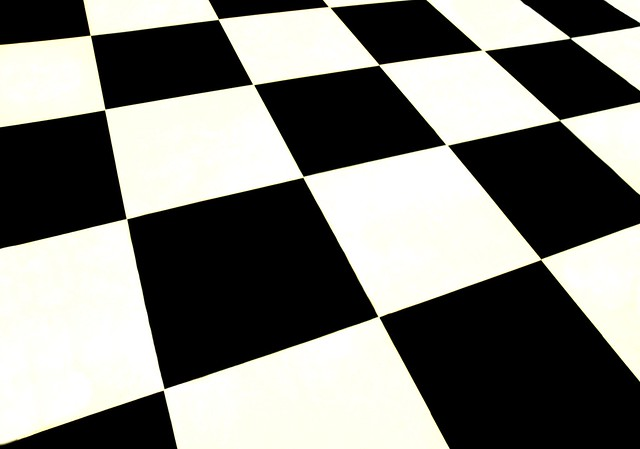
#> input picture code/Harris-Corner-Python-master/imgs/chess.png, 640 x 449 px, found by its file name
$ python myMainScript.py
#> lines starting #> are read from the running program, lines starting #| are printed output that depends on the picture
### code/Harris-Corner-Python-master/myHarrisCornerDetector.py
import numpy as np


def gaussian_mask(n, sigma=None):
    if sigma is None:
        sigma = 0.3 * (n // 2) + 0.8
    X = np.arange(-(n//2), n//2+1)
    kernel = np.exp(-(X**2)/(2*sigma**2))
    return kernel


def seperable_conv(I, filter_x, filter_y):
    h, w = I.shape[:2]
    n = filter_x.shape[0]//2
    I_a = np.zeros(I.shape)
    I_b = np.zeros(I.shape)
    for x in range(n, w-n):
        patch = I[:, x-n:x+n+1]
        I_a[:, x] = np.sum(patch * filter_x, 1)
    filter_y = np.expand_dims(filter_y, 1)
    for y in range(n, h-n):
        patch = I_a[y-n:y+n+1, :]
        I_b[y, :] = np.sum(patch * filter_y, 0)
    return I_b


def detect(I, n_g=5, n_w=5, k=0.06):
    h, w = I.shape
    sobel_1 = np.array([-1, 0, 1])
    sobel_2 = np.array([1, 2, 1])
    I_x = seperable_conv(I, sobel_1, sobel_2)
    I_y = seperable_conv(I, sobel_2, sobel_1)
    g_kernel = gaussian_mask(n_g)
    I_x = seperable_conv(I_x, g_kernel, g_kernel)
    I_y = seperable_conv(I_y, g_kernel, g_kernel)
    D_temp = np.zeros((h, w, 2, 2))
    D_temp[:, :, 0, 0] = np.square(I_x)
    D_temp[:, :, 0, 1] = I_x * I_y
    D_temp[:, :, 1, 0] = D_temp[:, :, 0, 1]
    D_temp[:, :, 1, 1] = np.square(I_y)
    g_filter = gaussian_mask(n_w)
    g_filter = np.dstack([g_filter] * 4).reshape(n_w, 2, 2)
    D = seperable_conv(D_temp, g_filter, g_filter)
    P = D[:, :, 0, 0]
    Q = D[:, :, 0, 1]
    R = D[:, :, 1, 1]
    T1 = (P + R) / 2
    T2 = np.sqrt(np.square(P - R) + 4 * np.square(Q)) / 2
    L_1 = T1 - T2
    L_2 = T1 + T2
    C = L_1 * L_2 - k * np.square(L_1 + L_2)
    return C, I_x, I_y, L_1, L_2

### code/Harris-Corner-Python-master/myMainScript.py
from numpy import array
from matplotlib import pyplot as plt
from PIL import Image

from myHarrisCornerDetector import detect

#img_path = 'C:/Users/user/Desktop/ode/Harris-Corner-Python-master/imgs/chess.png'
img_path =  r'C:\Users\user\Desktop\code\Harris-Corner-Python-master\imgs\chess.png'
img = array(Image.open(img_path).convert('L'))
img = (img - img.min())/(img.max()-img.min())
C, I_x, I_y, L_1, L_2 = detect(img, k=0.06)
#> after the loop in seperable_conv, `for x in range(n, w-n):`:
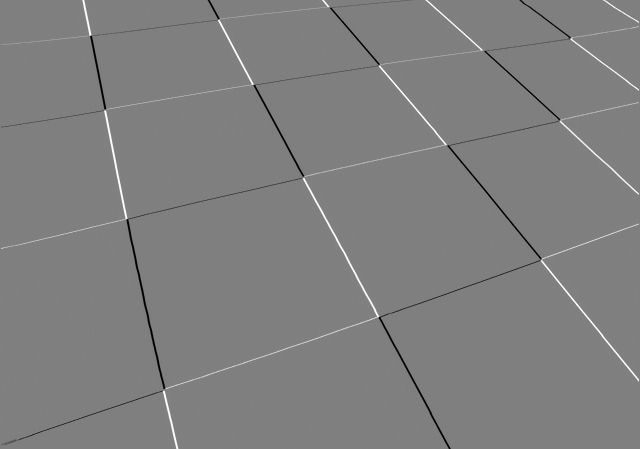
#> I_a: shape (449, 640) float64; min -0.996, max 0.992, mean 0.000387; drawn with min black and max white
#> after the loop in seperable_conv (call 2), `for y in range(n, h-n):`:
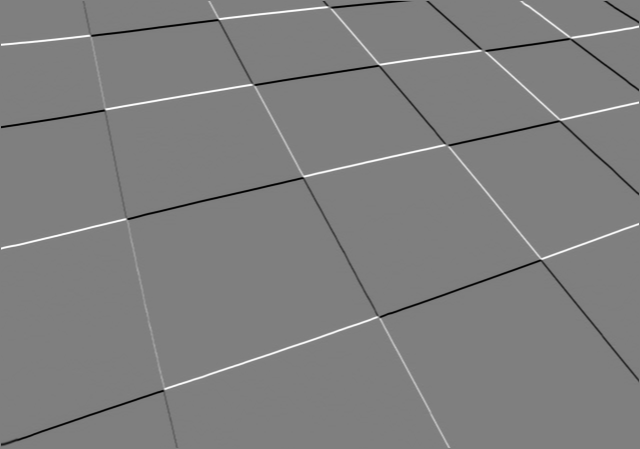
#> I_b: shape (449, 640) float64; min -3.96, max 3.98, mean -0.00162; drawn with min black and max white
#> after the loop in seperable_conv (call 3), `for x in range(n, w-n):`:
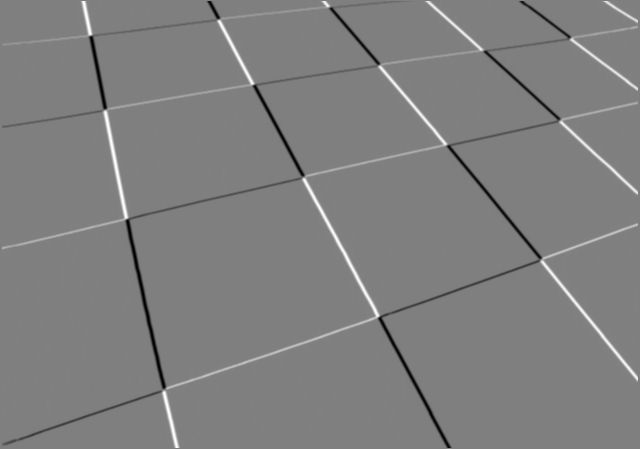
#> I_a: shape (449, 640) float64; min -7.02, max 6.99, mean 0.00453; drawn with min black and max white
#> after the loop in seperable_conv (call 4), `for y in range(n, h-n):`:
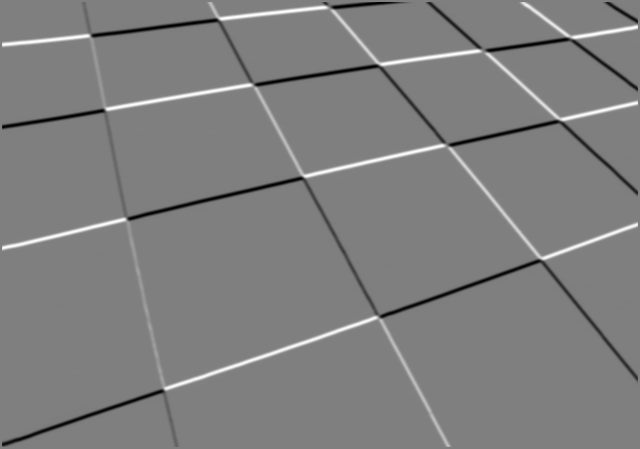
#> I_b: shape (449, 640) float64; min -22.82, max 22.84, mean 0; drawn with min black and max white
#> in detect, `T2 = np.sqrt(np.square(P - R) + 4 * np.square(Q)) / 2`:
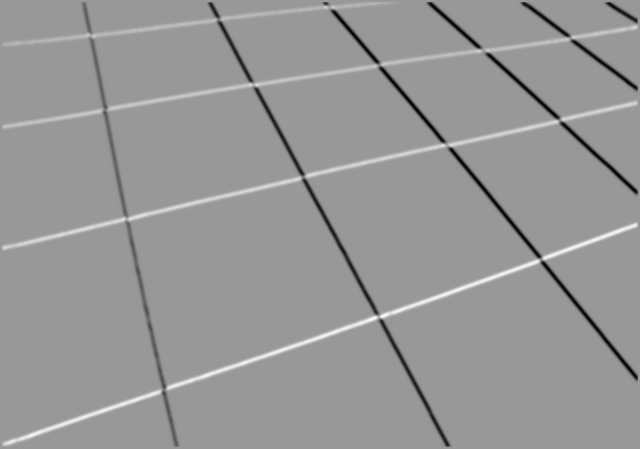
#> Q: shape (449, 640) float64; min -1940.8, max 1314.9, mean -13.8; drawn with min black and max white
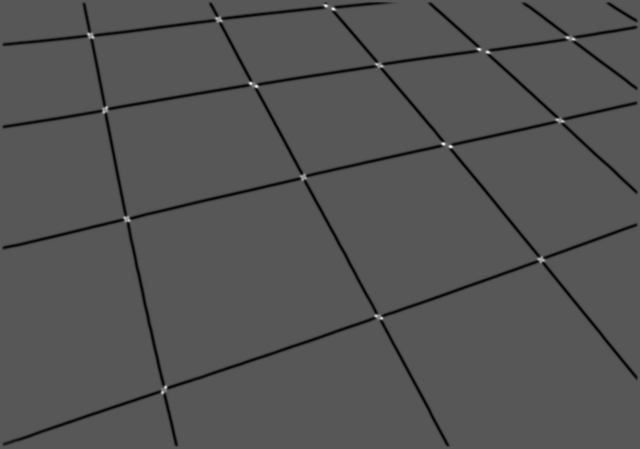
#> C: shape (449, 640) float64; min -932127.3, max 1798705.8, mean -33466.3; drawn with min black and max white
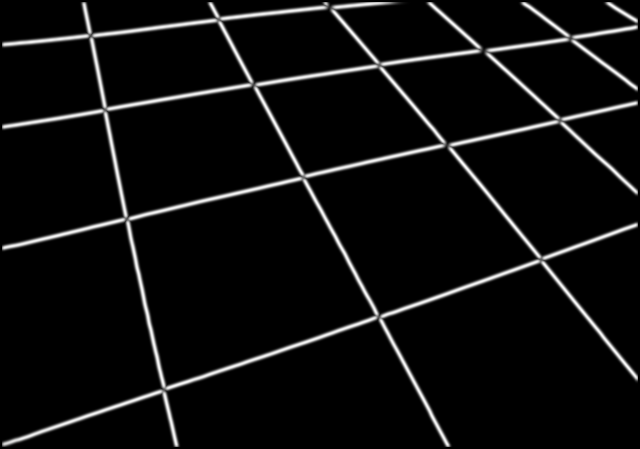
#> L_2: shape (449, 640) float64; min 0, max 3943.5, mean 218.8; drawn with min black and max white
C = (C - C.min())/(C.max()-C.min())

# [9 lines of commented-out code are left out]


plt.figure(figsize=(13, 5))
plt.subplot(121)
plt.title(r'$\lambda_1$')
plt.imshow(L_1, cmap='gnuplot')
# plt.colorbar()
plt.subplot(122)
plt.title(r'$\lambda_2$')
plt.imshow(L_2, cmap='gnuplot')
# plt.colorbar()
plt.tight_layout()
plt.show()


# [9 lines of commented-out code are left out]

$ run again, with code/Harris-Corner-Python-master/imgs/2.png copied over code/Harris-Corner-Python-master/imgs/chess.png
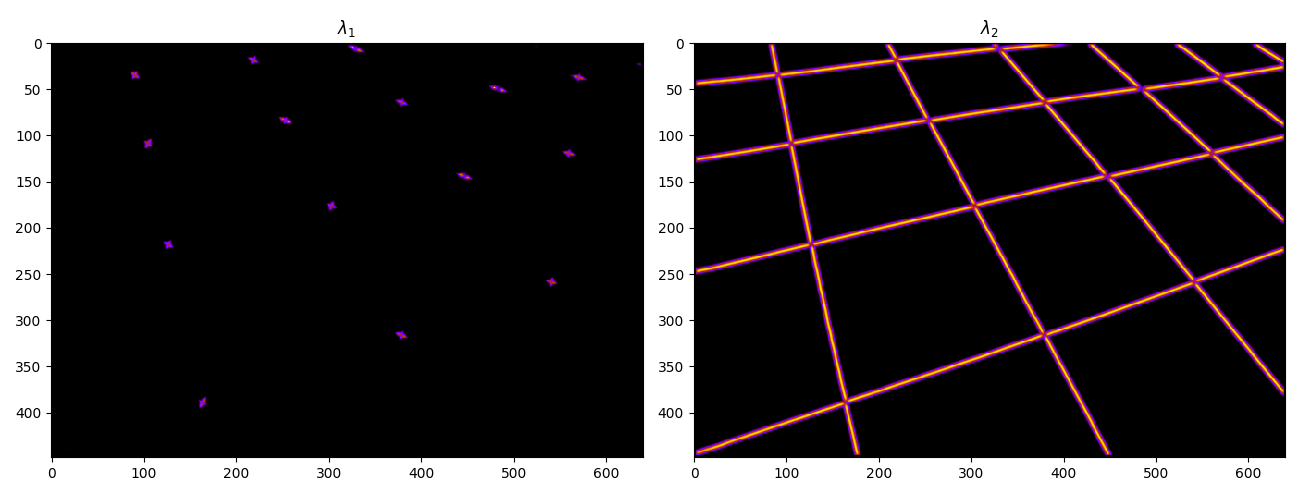
#> input picture code/Harris-Corner-Python-master/imgs/2.png, 1300 x 500 px, found by its file name
#> after the loop in seperable_conv (call 4), `for y in range(n, h-n):`:
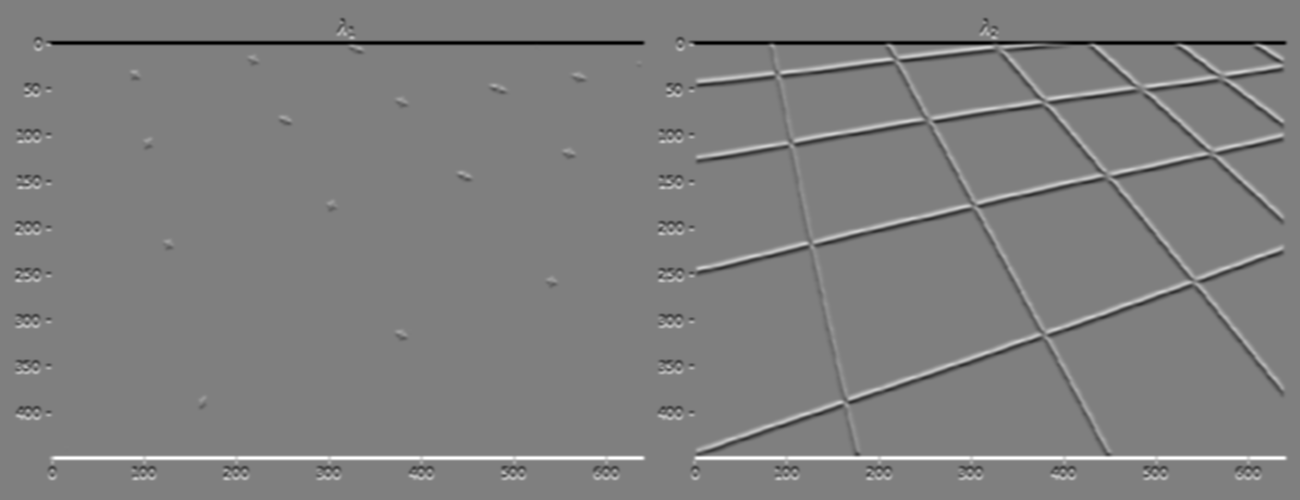
#> I_b: shape (500, 1300) float64; min -23.22, max 23.22, mean 0; drawn with min black and max white
#> `C, I_x, I_y, L_1, L_2 = detect(img, k=0.06)`:
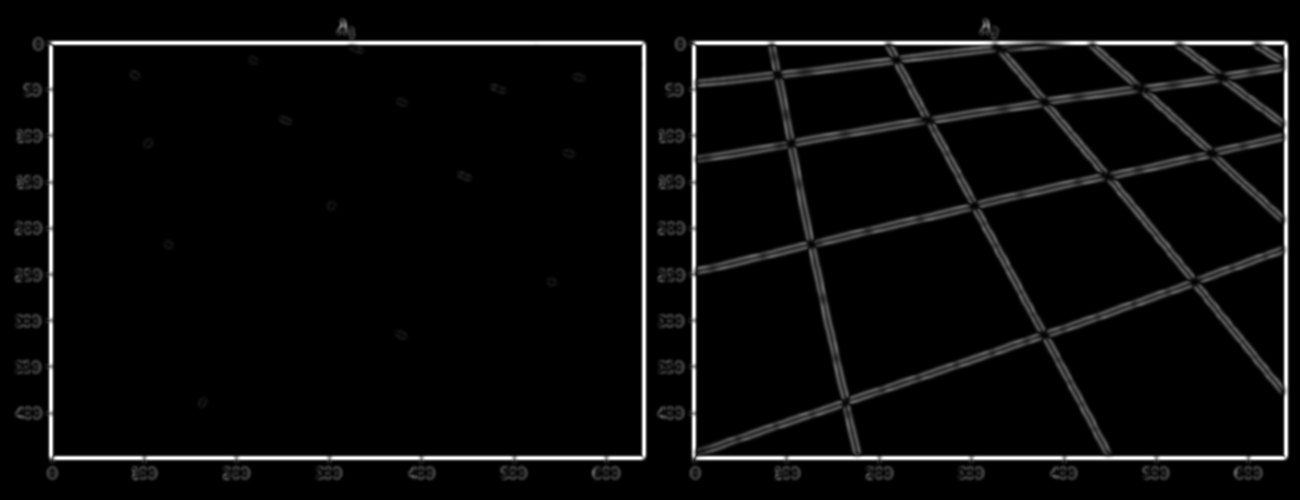
#> L_2: shape (500, 1300) float64; min 0, max 3943.7, mean 163.4; drawn with min black and max white

$ run again, with code/Harris-Corner-Python-master/imgs/3.png copied over code/Harris-Corner-Python-master/imgs/chess.png
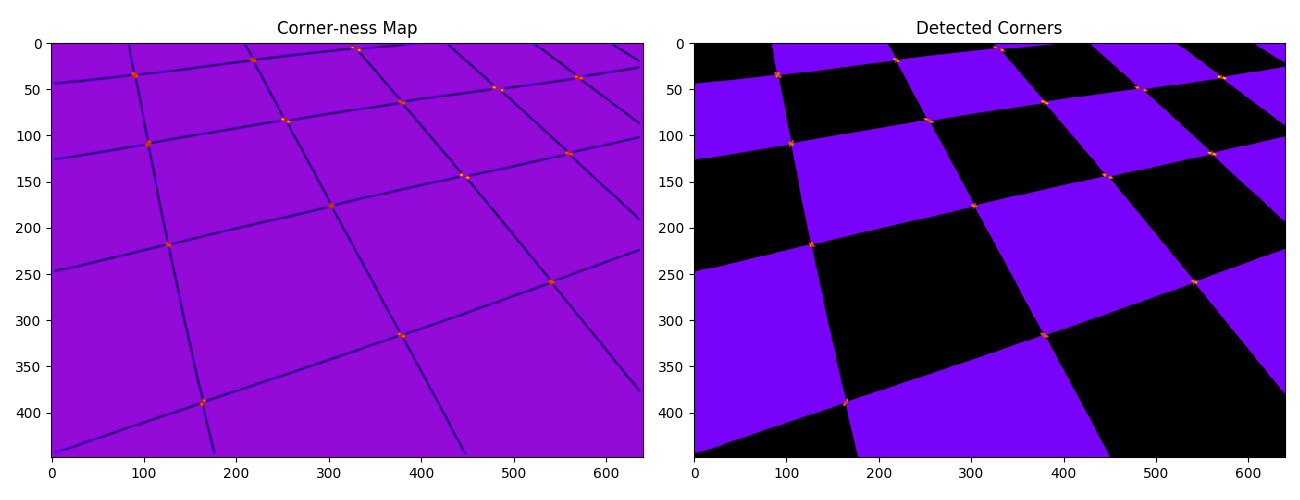
#> input picture code/Harris-Corner-Python-master/imgs/3.png, 1300 x 500 px, found by its file name
#> after the loop in seperable_conv (call 2), `for y in range(n, h-n):`:
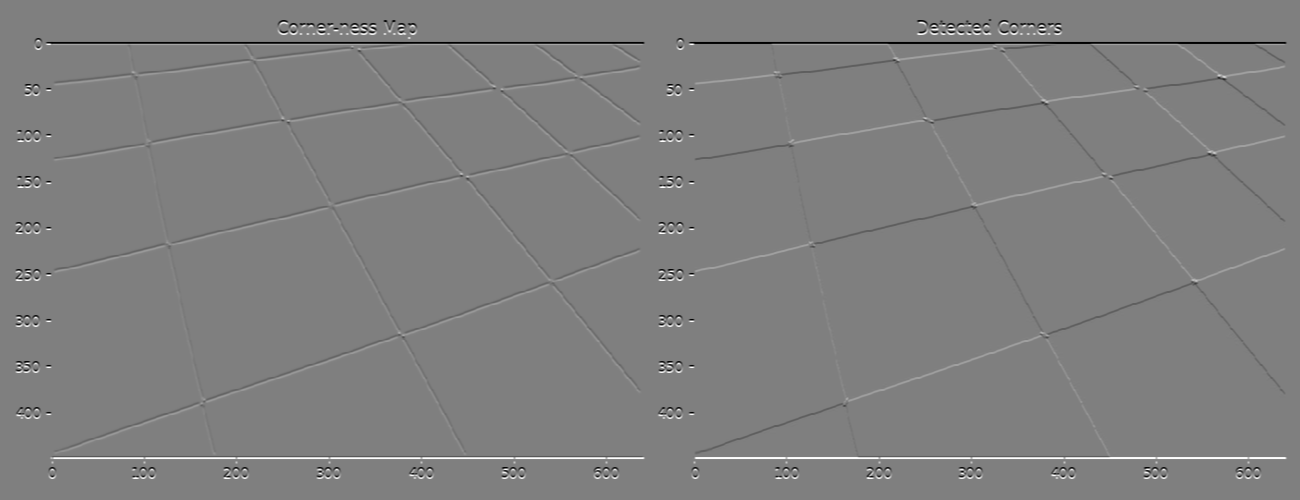
#> I_b: shape (500, 1300) float64; min -4, max 4, mean -4.02e-18; drawn with min black and max white
#> `C, I_x, I_y, L_1, L_2 = detect(img, k=0.06)`:
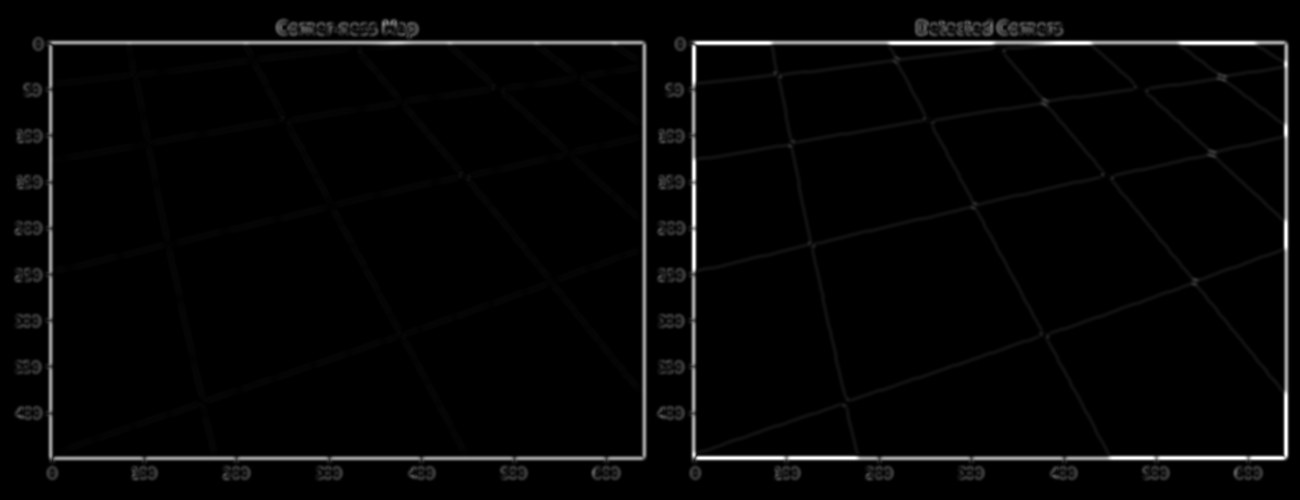
#> L_2: shape (500, 1300) float64; min 0, max 3943.7, mean 94.7; drawn with min black and max white
